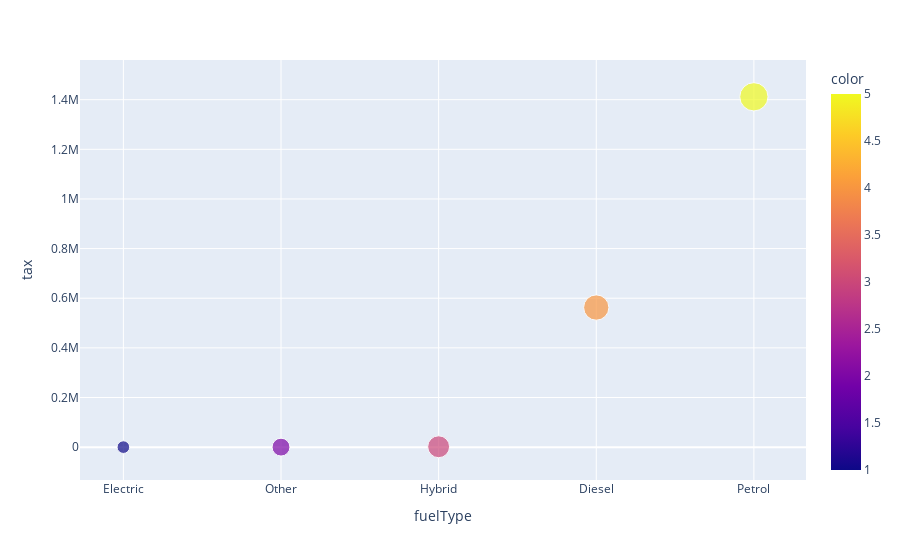

Source (notebook cell):
### Markdown cell above
**The tax on each Fuel type is analysed**

### Code cell
import plotly.express as px

d=df.groupby('fuelType')['tax'].sum().reset_index()
d1=d.sort_values(by='tax')
size=[200, 400, 600, 800, 1000]
color=[1, 2, 3, 4, 5]
px.scatter(d1, x='fuelType', y='tax',size=size, color=color)

### Figure 1 — Plotly figure (JSON) as saved in the notebook; plotly's stock layout.template omitted (floating-point values rounded to 4 significant figures)
{"data": [{"hovertemplate": "fuelType=%{x}<br>tax=%{y}<br>size=%{marker.size}<br>color=%{marker.color}<extra></extra>", "legendgroup": "", "marker": {"color": [1, 2, 3, 4, 5], "coloraxis": "coloraxis", "size": [200, 400, 600, 800, 1000], "sizemode": "area", "sizeref": 2.5, "symbol": "circle"}, "mode": "markers", "name": "", "orientation": "v", "showlegend": false, "type": "scatter", "x": ["Electric", "Other", "Hybrid", "Diesel", "Petrol"], "xaxis": "x", "y": [0, 0, 1530, 562515, 1411542], "yaxis": "y"}], "layout": {"coloraxis": {"colorbar": {"title": {"text": "color"}}, "colorscale": [[0, "#0d0887"], [0.1111, "#46039f"], [0.2222, "#7201a8"], [0.3333, "#9c179e"], [0.4444, "#bd3786"], [0.5556, "#d8576b"], [0.6667, "#ed7953"], [0.7778, "#fb9f3a"], [0.8889, "#fdca26"], [1, "#f0f921"]]}, "legend": {"itemsizing": "constant", "tracegroupgap": 0}, "margin": {"t": 60}, "xaxis": {"anchor": "y", "domain": [0, 1], "title": {"text": "fuelType"}}, "yaxis": {"anchor": "x", "domain": [0, 1], "title": {"text": "tax"}}}}
